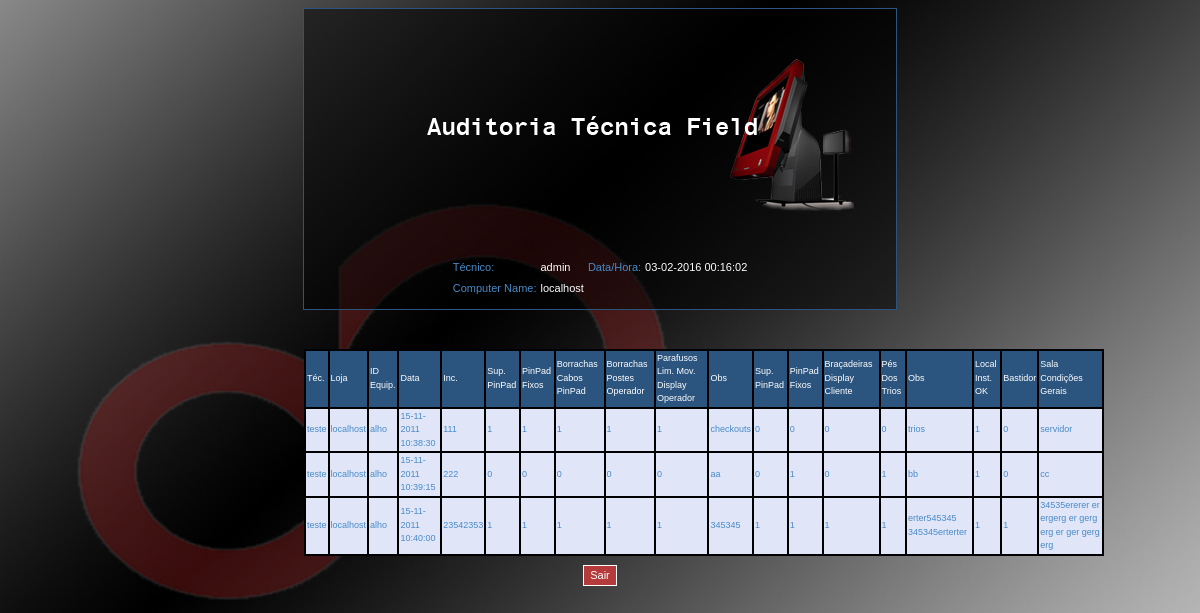
The page /auditList.php (signed in) on the database its author committed.
### tables this page shows
CREATE TABLE IF NOT EXISTS `auditlist` (
  `ID` int(255) NOT NULL AUTO_INCREMENT,
  `user` text NOT NULL,
  `loja` text NOT NULL,
  `id_equip` text NOT NULL,
  `data` text NOT NULL,
  `incidente` text NOT NULL,
  `c_sup_pp` tinyint(1) NOT NULL,
  `c_pp_fix` tinyint(1) NOT NULL,
  `c_bc_pp` tinyint(1) NOT NULL,
  `c_bpo` tinyint(1) NOT NULL,
  `c_plmdo` tinyint(1) NOT NULL,
  `c_obs` text NOT NULL,
  `tb_sup_pp` tinyint(1) NOT NULL,
  `tb_pp_fix` tinyint(1) NOT NULL,
  `tb_bdc` tinyint(1) NOT NULL,
  `tb_pdt` tinyint(1) NOT NULL,
  `tb_obs` text NOT NULL,
  `s_liOK` tinyint(1) NOT NULL,
  `s_b` tinyint(1) NOT NULL,
  `s_scg` text NOT NULL,
  PRIMARY KEY (`ID`)
);

### login_handler.php (called while the page is built, shortened)
<?php
$admin="2";
?>

### auditList.php (the view, shortened to what this page needs)
<?php
include('login_handler.php');
$tec=$_COOKIE['User'];
$regMessage="";
$sql2="SELECT * FROM auth WHERE user='$tec' AND nivel='$admin'";
$sqlquery2=mysql_query($sql2) or die(mysql_error());
if (mysql_num_rows($sqlquery2) == 0){
	header("location:index.php");
}else{
?>
<html>
<head>
<link href="style.css" rel="stylesheet" type="text/css" media="all" />
</head>
<body>
<div id="principal">
<img src="logo2.png" style="margin-top: 50px; margin-left: 50px" alt="" />
<p align="center">
<?php
if (!(isset($_COOKIE['User']))){
	header("Location: index.php");
}else{
$tec=$_COOKIE['User'];
$host = gethostbyaddr($_SERVER['REMOTE_ADDR']);
$current_date = gmDate("d-m-Y H:i:s");
echo "<table id='tablelist'>";
echo "<tr>";
echo "<td><label>Técnico:</label></td>";
echo "<td><label style='color:#FFFFFF;'>". $tec ."</label></td><br>";
echo "<td><label>Data/Hora:</label></td>";
echo "<td><label style='color:#FFFFFF;'>".$current_date."</label></td>";
echo "</tr>";
echo "<tr>";
echo "<td><label>Computer Name:</label></td>";
echo "<td><label style='color:#FFFFFF;'>". $host ."</label></td><br>";
echo "</tr>";
echo "</table>";
?>
<br/>
<?php echo $regMessage."<br>";
?>
<br/>
<?php
$sqlist="SELECT * FROM auditlist ORDER BY ID ASC";
$resultlist=mysql_query($sqlist)or die(mysql_error());
	echo "<table class='list'>";
	echo "<tr style='color:white; background:#2B547E'>";
	echo "<td>Téc.</td><td>Loja</td><td>ID Equip.</td><td>Data</td><td>Inc.</td><td>Sup. PinPad</td><td>PinPad Fixos</td><td>Borrachas Cabos PinPad</td><td>Borrachas Postes Operador</td><td>Parafusos Lim. Mov. Display Operador</td><td>Obs</td><td>Sup. PinPad</td><td>PinPad Fixos</td><td>Braçadeiras Display Cliente</td><td>Pés Dos Trios</td><td>Obs</td><td>Local Inst. OK</td><td>Bastidor</td><td>Sala Condições Gerais</td>";
	echo "</tr>";
while($listar=mysql_fetch_array($resultlist)){
	$tecnic=$listar['user'];
	$loja=$listar['loja'];
	$equip=$listar['id_equip'];
	$data=$listar['data'];
	$incidente=$listar['incidente'];
	$c_sup_pp=$listar['c_sup_pp'];
	$c_pp_fix=$listar['c_pp_fix'];
	$c_bc_pp=$listar['c_bc_pp'];
	$c_bpo=$listar['c_bpo'];
	$c_plmdo=$listar['c_plmdo'];
	$c_obs=$listar['c_obs'];
	$tb_sup_pp=$listar['tb_sup_pp'];
	$tb_pp_fix=$listar['tb_pp_fix'];
	$tb_bdc=$listar['tb_bdc'];
	$tb_pdt=$listar['tb_pdt'];
	$tb_obs=$listar['tb_obs'];
	$s_liOK=$listar['s_liOK'];
	$s_b=$listar['s_b'];
	$s_scg=$listar['s_scg'];
	echo "<tr style='background:#E0E6F8'>";
	echo "<td>$tecnic</td><td>$loja</td><td>$equip</td><td>$data</td><td>$incidente</td><td>$c_sup_pp</td><td>$c_pp_fix</td><td>$c_bc_pp</td><td>$c_bpo</td><td>$c_plmdo</td><td>$c_obs</td><td>$tb_sup_pp</td><td>$tb_pp_fix</td><td>$tb_bdc</td><td>$tb_pdt</td><td>$tb_obs</td><td>$s_liOK</td><td>$s_b</td><td>$s_scg</td>";
	echo "</tr>";
}
	echo "</table>";
?>
<table style="top:-10px; position:relative;">
<br/>
<form method="POST">
<td><input type="submit" value="Sair" class="button" name="btnSair" /></td>
<?php
}
?>
</form>
</table>
</div>
<?php
}
?>
</body>
</html>

### style.css (style rules this page uses)
html { height: 100%; }
body { background-image:url('bg6.jpg'); font: 11px/1.5 Verdana, Arial, Helvetica, sans-serif; color:#488AC7; text-align:center; z-index: -1; background-size:100%; }
#principal { margin:auto; text-align:center; height:300px; width:50%; left:30%; border:1px solid #2B547E; background-image:url('bg4.png'); }
#tablelist { font: 11px/1.5 Verdana, Arial, Helvetica, sans-serif; }
.list { width:800px; font: 9px/1.5 Verdana, Arial, Helvetica, sans-serif; background:#000000; }
.button { font: 11px/1.5 Verdana, Arial, Helvetica, sans-serif; border:1px solid #FFFFFF; background:#b43a3b; color:#FFFFFF; }

### rows shown on the page
auditlist: user "teste", loja "localhost", id_equip "alho", data "15-11-2011 10:38:30", incidente "111", c_sup_pp "1", c_pp_fix "1", c_bc_pp "1", c_bpo "1", c_plmdo "1", c_obs "checkouts", tb_sup_pp "0", tb_pp_fix "0", tb_bdc "0", tb_pdt "0", tb_obs "trios", s_liOK "1", s_b "0", s_scg "servidor"
auditlist: user "teste", loja "localhost", id_equip "alho", data "15-11-2011 10:39:15", incidente "222", c_sup_pp "0", c_pp_fix "0", c_bc_pp "0", c_bpo "0", c_plmdo "0", c_obs "aa", tb_sup_pp "0", tb_pp_fix "1", tb_bdc "0", tb_pdt "1", tb_obs "bb", s_liOK "1", s_b "0", s_scg "cc"
auditlist: user "teste", loja "localhost", id_equip "alho", data "15-11-2011 10:40:00", incidente "23542353", c_sup_pp "1", c_pp_fix "1", c_bc_pp "1", c_bpo "1", c_plmdo "1", c_obs "345345", tb_sup_pp "1", tb_pp_fix "1", tb_bdc "1", tb_pdt "1", tb_obs "erter545345 345345erterter", s_liOK "1", s_b "1", s_scg "34535ererer er ergerg er gerg erg er ger gerg erg"

### other values the page prints
$tec "admin"
$current_date "03-02-2016 00:16:02"
$host "localhost"
